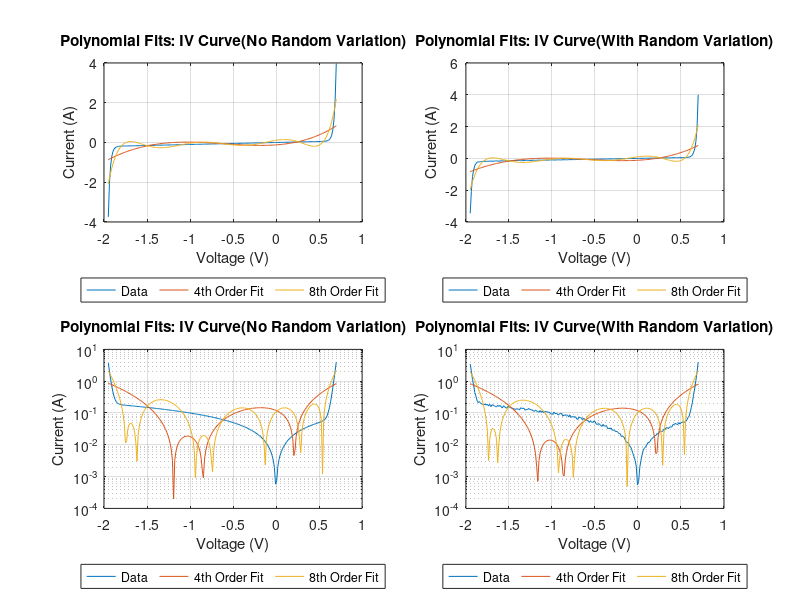

Source code (MATLAB): (Note: this script raises an error after producing the figure.)
function [] = CMPA()
%Diode Parameter Extraction PA session March 6, 2020
%  

%{
    Student:    Shaun Hearn
    Student Id: 100953334

    Course:     ELEC 4700
    Intent:     Diode Parameter Extraction PA
%}

%{ 
 ----------------------------------------------------------------------
                           Constants
------------------------------------------------------------------------
%}
clear
clc
close all
warning off

%{ 
 ----------------------------------------------------------------------
                           Given Values
------------------------------------------------------------------------
%}

Vmin = -1.95;           % minumum voltage (V)
Vmax = 0.7;             % maximum voltage (V)
N = 200;                % number of steps in voltage
variation = 0.2;        % variations in current vector

Is = 0.01e-12;          % saturation current Amps
Ib = 0.1e-12;           % breakdown saturation current Amps
Vb = 1.3;               % breakdown Voltage (V)
Gp = 0.1;               % parasitic parallel capacitance Seimens


%{ 
 ----------------------------------------------------------------------
                           Main code
------------------------------------------------------------------------
%}

parameters = [Is,Gp,Ib,Vb];         % vector of parameters to pass 
V = linspace(Vmin,Vmax,N);          % vector of voltages
I1 = Is*(exp(1.2*V/0.025)-1)+Gp*V-Ib*(exp((-1.2*(V+Vb))/0.025)-1);          % current vector
I2 = I1.*((1-variation/2)+rand(1,length(V))*variation);                     % current vector representing noisey data

numFits = [2,3,1];
for n = 1:3
    figure('units','normalized','outerposition',[0 0 1 1])
    [CurrentplotData,LegendStrings] = generateFits(V,I1,I2,parameters,n,numFits);
    plotFits(V,CurrentplotData,LegendStrings,numFits,n);
end
end


%{ 
 ----------------------------------------------------------------------
                        Function to genreate fits
------------------------------------------------------------------------
%}
function [CurrentplotData,LegendStrings] = generateFits(V,I1,I2,parameters,n,numFits)
LegendStrings = cell(1,numFits(n)+1);
CurrentplotData = cell(numFits(n)+1,2);
for zz = 1:2
    if zz == 1
        IAnalze = I1;
    elseif zz == 2
        IAnalze = I2;
    end
    for xx = 0:numFits(n)
        if xx == 0
            Ifit = IAnalze;
            LegendStrings{1} = 'Data';
        else
            [Ifit,legendStr] = getFitData(V,IAnalze,parameters,n,xx);
            LegendStrings{xx+1} = legendStr;
        end
        CurrentplotData{xx+1,zz} = Ifit;
    end
end
end



%{ 
 ----------------------------------------------------------------------
                        Function to genreate plot fits
------------------------------------------------------------------------
%}
function [] = plotFits(V,CurrentplotData,LegendStrings,numFits,n)
for kk = 1:4
    subplot(2,2,kk)
    for cc = 1:(numFits(n)+1)
        switch kk
            case 1
                plot(V,CurrentplotData{cc,1});
            case 2
                plot(V,CurrentplotData{cc,2});
            case 3
                semilogy(V,abs(CurrentplotData{cc,1}));
            case 4
                semilogy(V,abs(CurrentplotData{cc,2}));
        end
        if cc == 1
           lims = axis; 
        end
        hold on;
    end
    axis(lims);
    xlabel('Voltage (V)')
    ylabel('Current (A)')
    grid on;
    legend(LegendStrings,'Location','southoutside','Orientation','horizontal');
    title(generateTitle(n,kk));
end
end




%{ 
 ----------------------------------------------------------------------
               Function to genreate titles of plots
------------------------------------------------------------------------
%}
function [out] = generateTitle(n,k)
    if n == 1
        out = 'Polynomial Fits';
    elseif n == 2
        out = 'Curve Fits';
    elseif n == 3
        out = 'Neural Network';
    end
    out = strcat(out,': IV Curve ');
    if k == 1  || k == 3
        out = strcat(out,'(No Random Variation)');
    else
        out = strcat(out,'(With Random Variation)');
    end
end


%{ 
 ----------------------------------------------------------------------
               Function to genreate fit options
------------------------------------------------------------------------
%}
function [fo,ft,LegendStrings] = createFitOptions(parameters,mode)
if mode == 1
    upper = [Inf,parameters(2),Inf,parameters(4)];
    lower = [-Inf,parameters(2),-Inf,parameters(4)];
    LegendStrings = 'B and D set';
elseif mode == 2
    upper = [Inf,Inf,Inf,parameters(4)];
    lower = [-Inf,-Inf,-Inf,parameters(4)];
    LegendStrings = 'D set';
else
    upper = [Inf,Inf,Inf,Inf];
    lower = [-Inf,-Inf,-Inf,-Inf];
    LegendStrings = 'No set';
end
ft = fittype('A.*(exp(1.2*x/25e-3)-1) + B.*x - C*(exp(1.2*(-(x+D))/25e-3)-1)');
fo = fitoptions(ft);
fo = fitoptions(fo,'Lower',lower);
fo = fitoptions(fo,'Upper',upper);
end



%{ 
 ----------------------------------------------------------------------
               Function to access fit data
------------------------------------------------------------------------
%}
function [fitCurrent,LegendStrings] = getFitData(V,I,parameters,questionNum,num)
if questionNum == 1
    p = polyfit(V,I,4*num);
    fitCurrent = polyval(p,V);
    LegendStrings = sprintf('%dth Order Fit',4*num);
elseif questionNum == 2
    [fo,ft,LegendStrings] = createFitOptions(parameters,num);
    ff = fit(V',I',ft,fo);
    fitCurrent = ff(V);
elseif questionNum == 3
    inputs = V;
    targets = I;
    hiddenLayerSize = 10;
    net = fitnet(hiddenLayerSize);
    net.divideParam.trainRatio = 70/100;
    net.divideParam.valRatio = 15/100;
    net.divideParam.testRatio = 15/100;
    net = train(net,inputs,targets);
    outputs = net(V);
    LegendStrings = 'Neural Network Fit';
    fitCurrent = outputs;
end
end